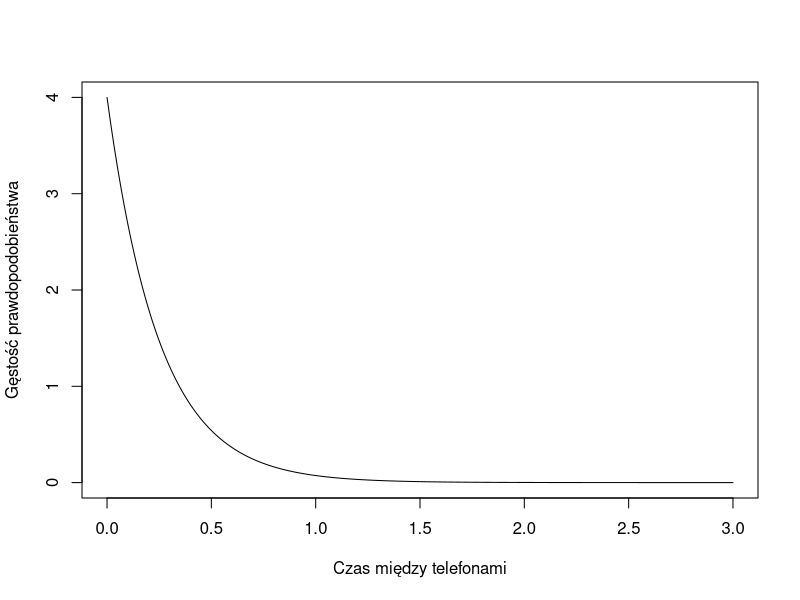
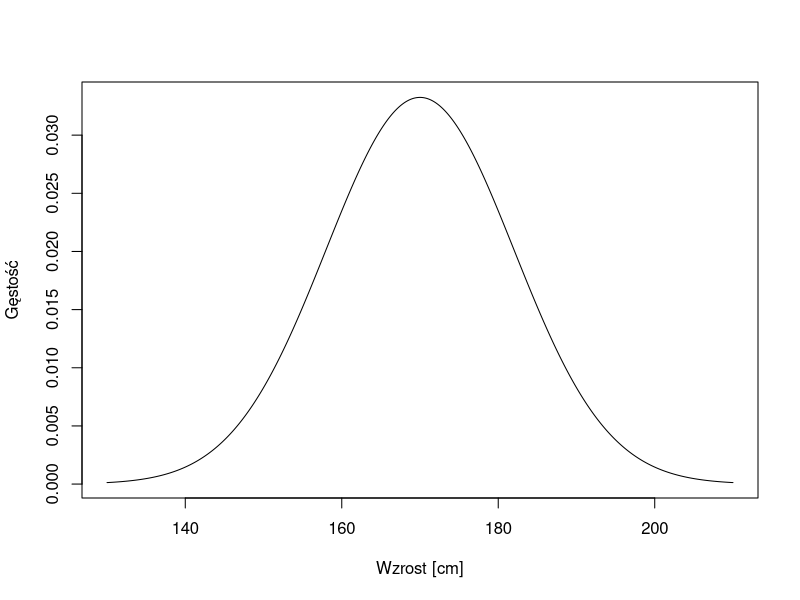

The R source for these figures, in order:
# Zadanie 1:

# P(X < 7)
p1 <- punif(7, min = 4, max = 12)
print(p1)

# P(5 < X < 11)
p2 <- punif(11, min = 4, max = 12) - punif(5, min = 4, max = 12)
print(p2)

# P(X > 10)
p3 <- 1 - punif(10, min = 4, max = 12)
print(p3)

# P(X>x)=0.6
x <- qunif(0.4, min = 4, max = 12)
print(x)


# Zadanie 2:
# Ustawienie wektora z wartościami t
t <- seq(0, 3, 0.01)

# Obliczenie gęstości prawdopodobieństwa
lambda <- 4
g <- dexp(t, lambda)

# Narysowanie wykresu gęstości
plot(t, g, type = "l", xlab = "Czas między telefonami", ylab = "Gęstość prawdopodobieństwa")

# Zadanie 3
intensywnosc <- 1/3
# Prawdopodobieństwo, że czas do pierwszej usterki jest większy niż 2 lata
p1 <- pexp(2, rate=intensywnosc, lower.tail=FALSE)
# Prawdopodobieństwo, że czas do pierwszej usterki jest mniejszy niż 4 lata
p2 <- pexp(4, rate=intensywnosc, lower.tail=TRUE)
# Prawdopodobieństwo, że czas do pierwszej usterki jest między 3 a 5 lat
p3 <- pexp(5, rate=intensywnosc, lower.tail=TRUE) - pexp(3, rate=intensywnosc, lower.tail=TRUE)
# Czas t taki, że prawdopodobieństwo iż czas do usterki jest mniejszy niż t wynosi 0,4.
t <- qexp(0.4, rate=intensywnosc, lower.tail=TRUE)

# Wyświetlenie wyników
cat("Prawdopodobieństwo, że czas do pierwszej usterki jest większy niż 2 lata: ", p1, "\n")
cat("Prawdopodobieństwo, że czas do pierwszej usterki jest mniejszy niż 4 lata: ", p2, "\n")
cat("Prawdopodobieństwo, że czas do pierwszej usterki jest między 3 a 5 lat: ", p3, "\n")
cat("Czas t taki, że prawdopodobieństwo iż czas do usterki jest mniejszy niż t wynosi 0,4: ", t, "\n")

# Zadanie 4
mu <- 170
sigma <- 12

p1 <- 1 - pnorm(180, mean = mu, sd = sigma)  # P(X > 180)
p2 <- pnorm(165, mean = mu, sd = sigma)  # P(X < 165)
p3 <- pnorm(190, mean = mu, sd = sigma) - pnorm(155, mean = mu, sd = sigma)  # P(155 < X < 190)

cat("P(X > 180) =", p1, "\n")
cat("P(X < 165) =", p2, "\n")
cat("P(155 < X < 190) =", p3, "\n")

x <- seq(130, 210, length.out = 1000)
y <- dnorm(x, mean = mu, sd = sigma)
plot(x, y, type = "l", xlab = "Wzrost [cm]", ylab = "Gęstość")

